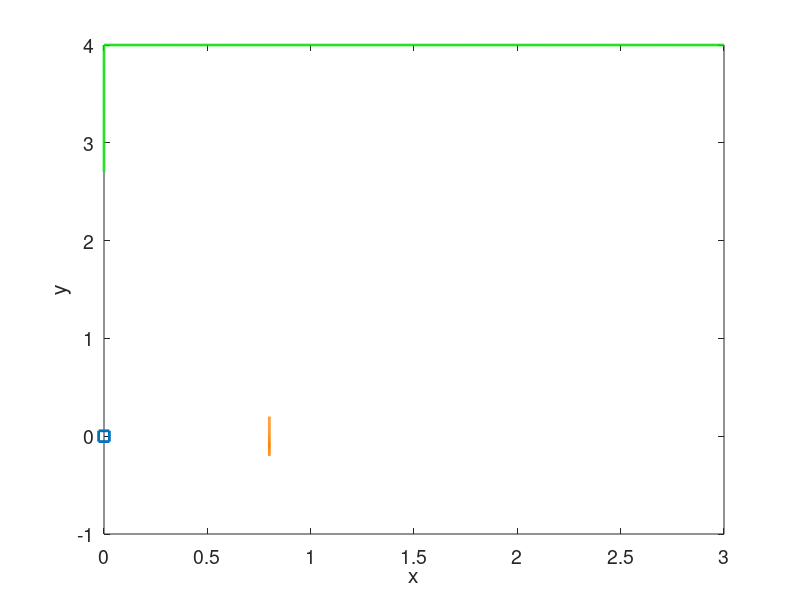

The MATLAB source for this figure: (Note: this script raises an error after producing the figure.)

close all;clear a b ab Base cl;
figure();
a(2,:) = 2.7:0.001:4;
a(1,:) = 0;
b(1,:) = 0:0.001:3;
b(2,:) = 4;
ab = [a b];
Base(1,1) = 0;
Base(2,1) = 0;
c1(2,:) = -0.2:0.01:0.2;
c1(1,:) = 0.8;

hd(1) = plot(ab(1,:),ab(2,:));
hold on;


hd(3) = scatter(Base(1,:),Base(2,:),60,"sk",'linewidth',2);
hold on;

hd(4) = plot(c1(1,:),c1(2,:));
hold on;

set(hd(1),'color','g','linestyle','-','linewidth',2)
set(hd(4),'color',[1 0.5 0],'linestyle','-','linewidth',2)
xlabel('x');
ylabel('y');
set(gca,'FontSize',14);  
hd(5) = scatter(Los_result(index,1) .m(:,1),Los_result(index,1) .m(:,2),50,"ro");
hold on;
hd(6) = scatter(IMU_result.m(:,1),IMU_result.m(:,2),50,"b+");
axis ([2.5 5.5 -1.5 1.5]);